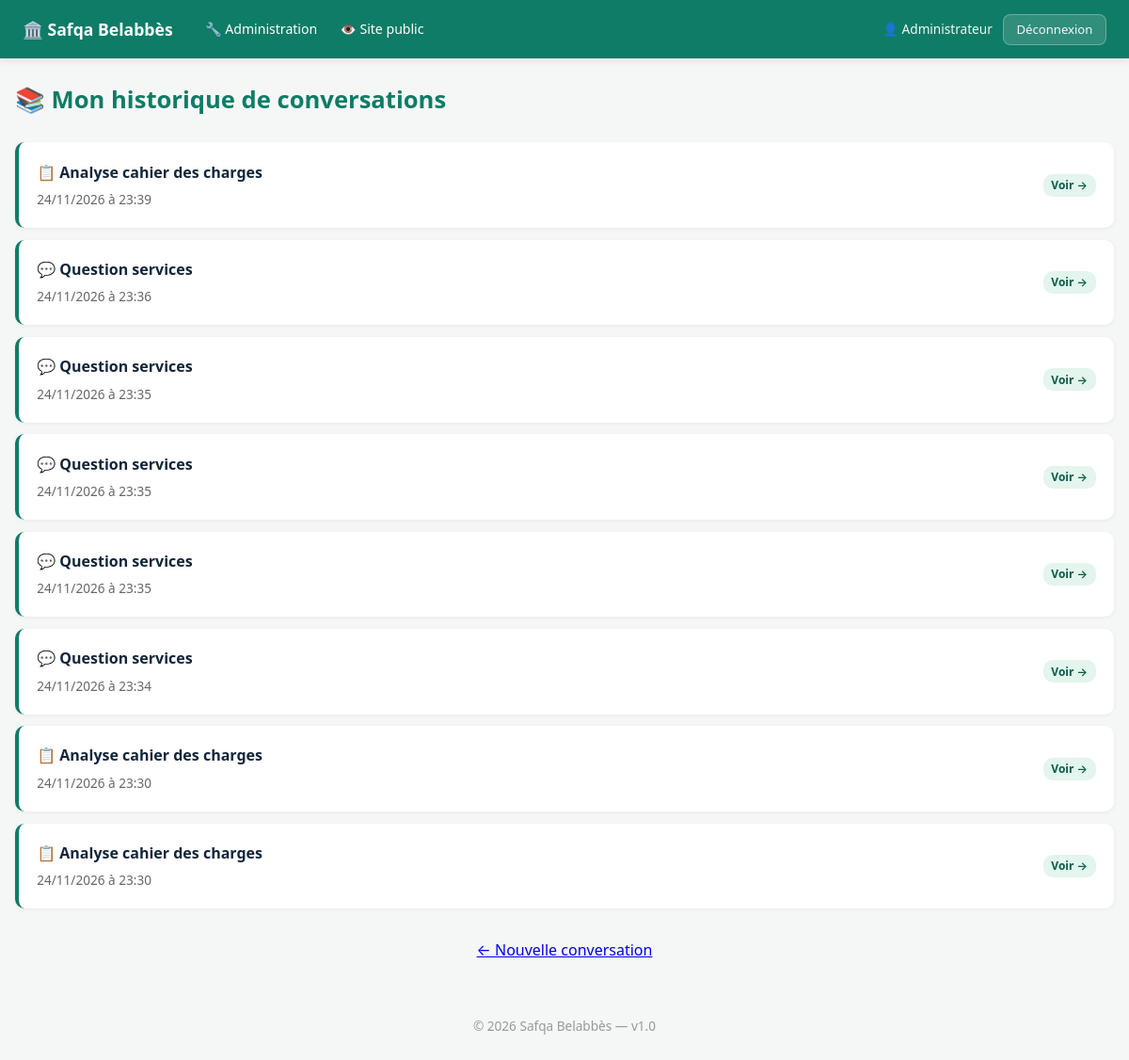
The page /chatbot/history (signed in) on the database its author committed.
### app/__init__.py (models this page shows, shortened)
class User(UserMixin, db.Model):
    __tablename__ = "users"
    id = db.Column(db.Integer, primary_key=True)
    email = db.Column(db.String(150), unique=True, nullable=False, index=True)
    phone = db.Column(db.String(20), unique=True, nullable=True, index=True)
    password_hash = db.Column(db.String(255), nullable=False)
    full_name = db.Column(db.String(120), nullable=False)
    role = db.Column(db.String(20), default="user", nullable=False)
    plan = db.Column(db.String(20), default="free", nullable=False)
    active = db.Column(db.Boolean, default=True, nullable=False)
    security_question = db.Column(db.String(40))
    security_answer_hash = db.Column(db.String(255))
    security_attempts = db.Column(db.Integer, default=0, nullable=False)
    email_notifications = db.Column(db.Boolean, default=True, nullable=False)
    sms_notifications = db.Column(db.Boolean, default=False, nullable=False)
    company = db.Column(db.String(150))
    sector_activity = db.Column(db.String(30))
    commune = db.Column(db.String(100))
    favorite_sectors = db.Column(db.String(300))
    created_at = db.Column(db.DateTime, default=datetime.utcnow)
    @property
    def is_admin(self):
        return self.role == "admin"

class ChatConversation(db.Model):
    __tablename__ = "chat_conversations"
    id = db.Column(db.Integer, primary_key=True)
    user_id = db.Column(db.Integer, db.ForeignKey("users.id"), nullable=True, index=True)
    tender_id = db.Column(db.Integer, db.ForeignKey("tenders.id"), nullable=True)
    conversation_type = db.Column(db.String(30), default="general")
    created_at = db.Column(db.DateTime, default=datetime.utcnow)
    user = db.relationship("User")
    tender = db.relationship("Tender")

### app/routes.py (the view)
@bp.route("/chatbot/history")
@login_required
def chatbot_history():
    conversations = ChatConversation.query.filter_by(
        user_id=current_user.id
    ).order_by(ChatConversation.created_at.desc()).limit(20).all()
    return render_template("chatbot_history.html", conversations=conversations)

### app/templates/chatbot_history.html
{% extends "base.html" %}
{% block content %}
<h1>📚 Mon historique de conversations</h1>
{% if conversations %}
{% for conv in conversations %}
<a href="/chatbot/conversation/{{ conv.id }}" class="card" style="display:block;text-decoration:none;color:inherit;margin-bottom:0.8rem">
  <div style="display:flex;justify-content:space-between;align-items:center;flex-wrap:wrap;gap:0.5rem">
    <div>
      <strong>{% if conv.conversation_type == 'tender' %}📋 Analyse cahier des charges{% else %}💬 Question services{% endif %}</strong>
      <p style="margin:0.3rem 0 0;color:#666;font-size:0.85rem">{{ conv.created_at.strftime('%d/%m/%Y à %H:%M') if conv.created_at }}</p>
    </div>
    <span class="chip">Voir →</span>
  </div>
</a>
{% endfor %}
{% else %}
<div class="card" style="text-align:center;padding:3rem">
  <p style="font-size:3rem;margin:0">💬</p>
  <p style="color:#666;margin:1rem 0">Vous n'avez pas encore de conversation.</p>
  <a href="/chatbot" class="btn btn-accent">Démarrer une conversation</a>
</div>
{% endif %}
<p style="text-align:center;margin-top:2rem"><a href="/chatbot">← Nouvelle conversation</a></p>
{% endblock %}

### app/templates/base.html (shortened to what this page needs)
<!DOCTYPE html>
<html lang="fr">
<head>
</head>
<body>
<header>
  <div class="header-inner">
    <a href="/" class="brand">🏛️ Safqa Belabbès</a>
    {% if current_user.is_authenticated and current_user.is_admin %}
      <nav class="main-nav">
        <a href="/admin">🔧 Administration</a>
        <a href="/">👁️ Site public</a>
      </nav>
      <div class="user-info">
        <span>👤 {{ current_user.full_name }}</span>
        <a href="/logout" class="btn btn-sm" style="background:rgba(255,255,255,0.15);color:#fff;border:1px solid rgba(255,255,255,0.3)">Déconnexion</a>
      </div>
    {% endif %}
  </div>
</header>
<main>
{% block content %}{% endblock %}
</main>
<footer>© 2026 Safqa Belabbès — v1.0</footer>
</body>
</html>

### app/templates/base.html (style rules this page uses)
* { box-sizing: border-box; margin: 0; padding: 0; }
body { font-family: system-ui, -apple-system, "Segoe UI", sans-serif; background: #f5f7f6; color: #12263a; line-height: 1.6; }
header { background: #0e7c66; color: #fff; padding: 0.85rem 1.5rem; position: sticky; top: 0; z-index: 100; box-shadow: 0 2px 8px rgba(0,0,0,0.1); }
header .header-inner { max-width: 1280px; margin: 0 auto; display: flex; align-items: center; gap: 1rem; flex-wrap: wrap; }
header a { color: #fff; text-decoration: none; font-weight: 500; font-size: 0.9rem; }
header .brand { font-size: 1.1rem; font-weight: 700; margin-right: 0.5rem; }
header .user-info { display: flex; align-items: center; gap: 0.7rem; font-size: 0.85rem; opacity: 0.95; }
nav.main-nav { display: flex; align-items: center; gap: 0.2rem; flex-wrap: wrap; }
nav.main-nav a { padding: 0.4rem 0.65rem; border-radius: 6px; font-size: 0.88rem; transition: background 0.15s; }
main { max-width: 1280px; margin: 0 auto; padding: 1.5rem 1rem; min-height: calc(100vh - 200px); }
h1 { margin-bottom: 1.5rem; color: #0e7c66; font-size: 1.6rem; }
.card { background: #fff; padding: 1.2rem; margin: 0.8rem 0; border-radius: 10px; box-shadow: 0 1px 4px rgba(0,0,0,0.06); border-left: 4px solid #0e7c66; }
.card p { color: #666; font-size: 0.9rem; margin: 0.2rem 0; }
.btn, .btn-sm, .btn-ghost, .btn-accent, .btn-danger { display: inline-flex; align-items: center; justify-content: center; padding: 0.55rem 1.1rem; border-radius: 8px; cursor: pointer; text-decoration: none; font-size: 0.9rem; font-weight: 500; font-family: inherit; border: 1px solid transparent; transition: all 0.15s; white-space: nowrap; line-height: 1.4; }
.btn { background: #0e7c66; color: #fff; border-color: #0e7c66; }
.btn-sm { padding: 0.4rem 0.85rem; font-size: 0.82rem; }
.chip { display: inline-block; background: #e3f5ec; color: #0a5c4b; padding: 0.15rem 0.55rem; border-radius: 10px; font-size: 0.75rem; font-weight: 600; }
footer { text-align: center; padding: 2rem 1rem; color: #999; font-size: 0.85rem; }

### rows shown on the page
User: full_name "Administrateur"
ChatConversation: conversation_type "📋 Analyse cahier des charges", created_at "24/11/2026 à 23:39"
ChatConversation: conversation_type "💬 Question services", created_at "24/11/2026 à 23:36"
ChatConversation: conversation_type "💬 Question services", created_at "24/11/2026 à 23:35"
ChatConversation: conversation_type "💬 Question services", created_at "24/11/2026 à 23:35"
ChatConversation: conversation_type "💬 Question services", created_at "24/11/2026 à 23:35"
ChatConversation: conversation_type "💬 Question services", created_at "24/11/2026 à 23:34"
ChatConversation: conversation_type "📋 Analyse cahier des charges", created_at "24/11/2026 à 23:30"
ChatConversation: conversation_type "📋 Analyse cahier des charges", created_at "24/11/2026 à 23:30"
